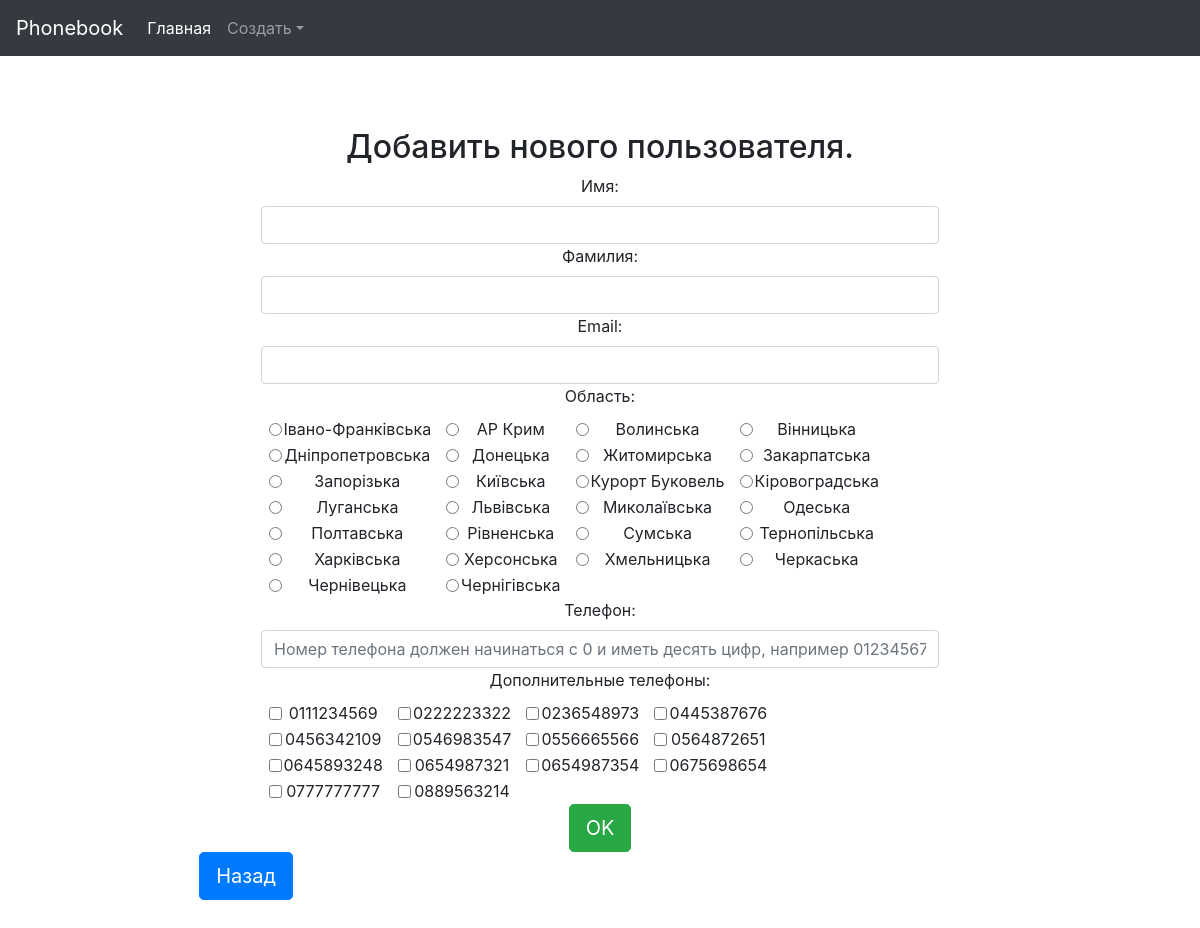
Page /add/ on the earlier database version.
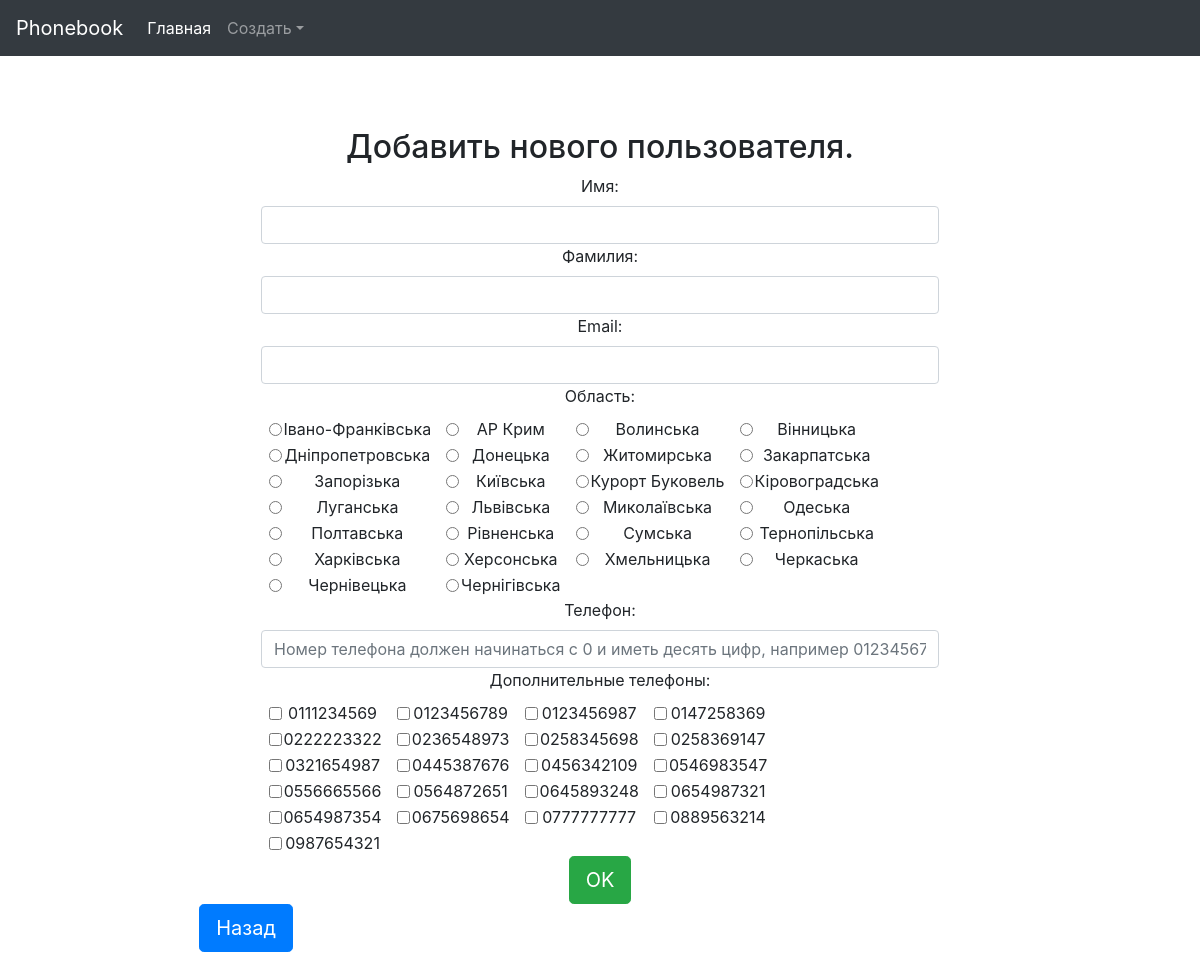
Same page on the later database version.
### subscribers/models.py (models this page shows)
class Phone(models.Model):
    number = models.CharField(max_length=10, unique=True, )
    class Meta:
        verbose_name = 'Телефон'
        verbose_name_plural = 'Телефоны'
        ordering = ['number']
    def __str__(self):
        return str(self.number)

### subscribers/views.py (the view)
# urls.py: url(r'add/$', views.add_person, name='add'),
def add_person(request):
    context = {}
    if request.method == "POST":
        form = PersonForm1(request.POST or None)
        if form.is_valid():
            data = form.cleaned_data
            name = data['name']
            last_name = data['last_name']
            email = data['email']
            region = data['region']
            phone = data['phone']
            phones = data['phones']
            print('phones', phones)
            ph = Phone.objects.filter(number=phone).first()
            person = Person(name=name, last_name=last_name, email=email, region=region)
            person.save()
            if ph is None:
                person.phones.create(number=phone)
            else:
                person.phones.add(ph.id)
            if len(phones)>0:
                for ph in phones:
                    person.phones.add(ph.id )
            return redirect('/')
        else:
            return render(request, 'subscribers/create.html', {"form": form})
    else:
        form = PersonForm1()
        context = {
            "form": form,
            'action': 'Добавить нового пользователя.'
        }
    return render(request, 'subscribers/create.html', context)

### subscribers/forms.py (shortened to what this page needs)
class PersonForm1(forms.Form):
    name = forms.CharField(label='Имя', required=False, widget=forms.TextInput(attrs={"class": 'form-control'}))
    last_name = forms.CharField(label='Фамилия', required=False, widget=forms.TextInput(attrs={"class": 'form-control'}))
    email = forms.CharField(label='Email', required=False, widget=forms.EmailInput(attrs={"class": 'form-control'}))
    region = forms.ModelChoiceField(label='Область',queryset=Region.objects.all(),
                        empty_label=None, widget=forms.RadioSelect(attrs={"class": 'form-control'}))
    phones = forms.ModelMultipleChoiceField(label='Дополнительные телефоны', required=False,  queryset=Phone.objects.all(), widget=forms.CheckboxSelectMultiple(attrs={"class": 'form-control'}))
    phone = forms.CharField(label='Телефон', required=False,
                           widget=forms.TextInput(attrs={"class": 'form-control', 'placeholder': 'Номер телефона должен начинаться с 0 и иметь десять цифр, например 0123456789'}))

### subscribers/models.py (called while the page is built)
    def __str__(self):
        return self.name

### subscribers/templates/subscribers/create.html (shortened to what this page needs)
{% extends 'base.html' %}
{%load staticfiles%}
{% block content %}
<div  class="container">
    <h2 class="centr">{{action}}</h2>
   <div class="row">
        <div class="col-md-8 mx-auto left">
            <form class="update-data-form" action="" method="post">{% csrf_token %}
                <div class="fieldWrapper">
                    {{ form.name.label_tag }}
                    {{ form.name }}
                </div>
                <div class="fieldWrapper">
                    {{ form.last_name.label_tag }}
                    {{ form.last_name }}
                </div>
                <div class="fieldWrapper">
                    {{ form.email.label_tag }}
                    {{ form.email }}
                </div>
                <div class="fieldWrapper">
                    {{ form.region.label_tag }}
                    <table>
                    <tr>
                    {% for radio in form.region %}
                        <td>&nbsp;</td>
                            <td><span class="radio">{{ radio.tag }}</span></td>
                            <td>{{ radio.choice_label }}</td>
                        <td>&nbsp;</td>
                        {% if forloop.counter|divisibleby:4 %}
                            </tr><tr>
                        {% endif %}
                    {% endfor %}
                    </tr>
                    </table>
                </div>
                <div class="fieldWrapper">
                    {{ form.phone.label_tag }}
                    {{ form.phone }}
                </div>
                <div class="fieldWrapper">
                    {{ form.phones.label_tag }}
                    <table>
                    <tr>
                    {% for radio in form.phones %}
                        <td>&nbsp;</td>
                            <td><span class="radio">{{ radio.tag }}</span></td>
                            <td>{{ radio.choice_label }}</td>
                        <td>&nbsp;</td>
                        {% if forloop.counter|divisibleby:4 %}
                            </tr><tr>
                        {% endif %}
                    {% endfor %}
                    </tr>
                    </table>
                </div>
                <button type="submit" class='btn btn-success btn-lg' >OK</button>
            </form>
        </div>
    </div>
    <div class="row">
        <div class="col-md-4 ">
            <a href="{%url 'home' %}"><button " class='btn btn-primary btn-lg' >Назад</button> </a>
        </div>
    </div>
</div>
{% endblock %}

Differences in the rows shown:
added Phone: choice_label "0123456789"
added Phone: choice_label "0123456987"
added Phone: choice_label "0147258369"
added Phone: choice_label "0258345698"
added Phone: choice_label "0258369147"
added Phone: choice_label "0321654987"
added Phone: choice_label "0987654321"
